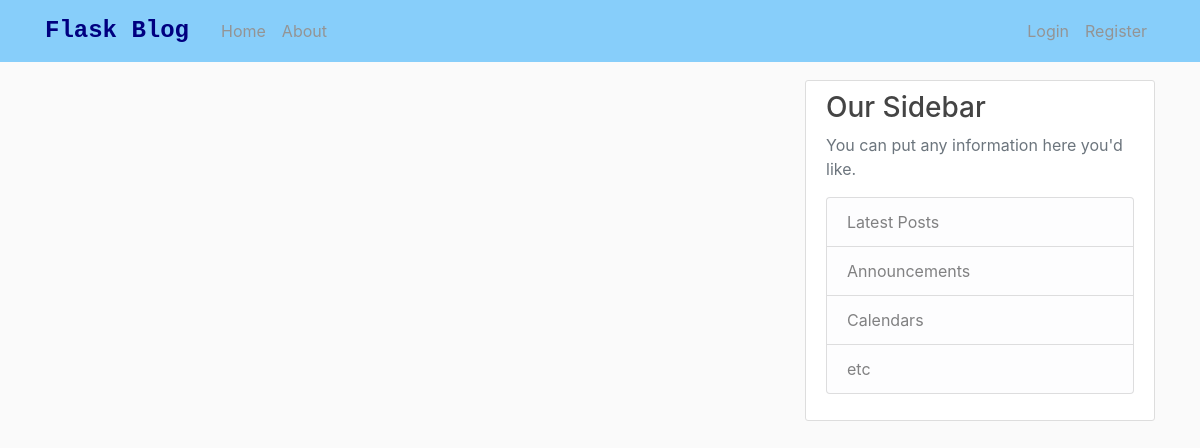
Page /home on the earlier database version.
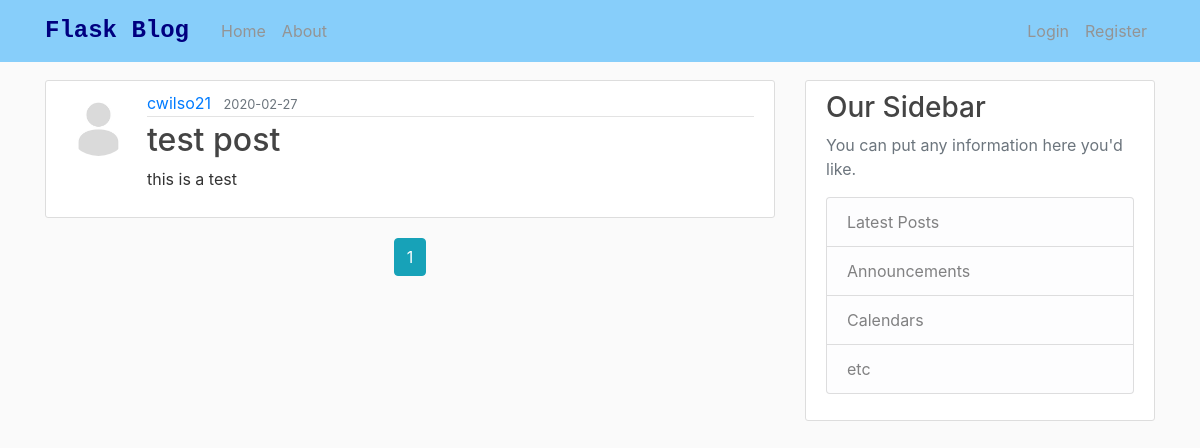
Same page on the later database version.
### FlaskBlog/models.py (models this page shows, shortened)
class Post(db.Model):
    id = db.Column(db.Integer, primary_key=True)
    title = db.Column(db.String(100), nullable=False)
    date_posted = db.Column(db.DateTime, nullable=False, default=datetime.utcnow)
    content = db.Column(db.Text, nullable=False)
    user_id = db.Column(db.Integer, db.ForeignKey('user.id'), nullable=False)

class User(db.Model, UserMixin):  #UserMixin is req'd according to flask-login docs
    id = db.Column(db.Integer, primary_key=True)
    username = db.Column(db.String(20), unique=True, nullable=False)
    email = db.Column(db.String(120), unique=True, nullable=False)
    image_file = db.Column(db.String(20), nullable=False, default='default.jpg')
    password = db.Column(db.String(60), nullable=False)
    posts = db.relationship('Post', backref='author', lazy=True)

### FlaskBlog/routes.py (the view)
@app.route("/")
@app.route("/home")
def home():
    page = request.args.get('page', 1, type=int)
    posts = Post.query.order_by(Post.date_posted.desc()).paginate(page=page, per_page=5)
    return render_template('home.html', posts=posts, title="Home")

### FlaskBlog/templates/home.html
{% extends "layout.html" %}
{% block content %}
    {% for post in posts.items %}
        <article class="media content-section">
          <img class="rounded-circle article-img" src="{{ url_for('static', filename='profile_pics/' + post.author.image_file) }}">
          <div class="media-body">
            <div class="article-metadata">
              <a class="mr-2" href="#">{{ post.author.username }}</a>
              <small class="text-muted">{{ post.date_posted.strftime('%Y-%m-%d') }}</small>
            </div>
            <h2><a class="article-title" href="{{ url_for('post', post_id=post.id) }}">{{ post.title }}</a></h2>
            <p class="article-content">{{ post.content }}</p>
          </div>
        </article>
    {% endfor %}
    <div class="text-center  mt-2 mb-2">
      {% for page_num in posts.iter_pages(left_edge=3, right_edge=2, left_current=2, right_current=3) %}
          {% if page_num %}
            {% if posts.page == page_num %}
              <a class="btn btn-info mb-4" href="{{ url_for('home', page=page_num) }}" id="Page_btns">{{ page_num }}</a>
            {% else %}
              <a class="btn btn-outline-info mb-4" href="{{ url_for('home', page=page_num) }}" id="Page_btns">{{ page_num }}</a>
            {% endif %}
          {% else %}
            ...
          {% endif %}
      {% endfor %}
    </div>
{% endblock content %}

### FlaskBlog/templates/layout.html (shortened to what this page needs)
<!DOCTYPE html>
<html>
<head>
    <link rel="stylesheet" href="https://stackpath.bootstrapcdn.com/bootstrap/4.4.1/css/bootstrap.min.css">
    <link rel="stylesheet" href="{{ url_for('static', filename='style.css')}}">
</head>
<body>
    <header class="site-header">
        <nav class="navbar navbar-expand-md navbar-dark bg-steel fixed-top">
          <div class="container">
            <a class="navbar-brand mr-4" href="/">Flask Blog</a>
            <div class="collapse navbar-collapse" id="navbarToggle">
              <div class="navbar-nav mr-auto">
                <a class="nav-item nav-link" href="/">Home</a>
                <a class="nav-item nav-link" href="/about">About</a>
              </div>
              <div class="navbar-nav">
                {% if current_user.is_authenticated %}
                <a class="nav-item nav-link" href="{{ url_for('new_post') }}">Create New Post</a>
                <a class="nav-item nav-link" href="{{ url_for('account') }}">{{ current_user.username }}</a>
                <a class="nav-item nav-link" href="{{ url_for('logout') }}">Logout</a>
                {% else %}
                  <a class="nav-item nav-link" href="/login">Login</a>
                  <a class="nav-item nav-link" href="/register">Register</a>
                {% endif %}
              </div>
            </div>
          </div>
        </nav>
      </header>
      <main role="main" class="container">
        <div class="row">
          <div class="col-md-8">
            {% block content %}{% endblock %}
          </div>
          <div class="col-md-4">
            <div class="content-section">
              <h3>Our Sidebar</h3>
              <p class='text-muted'>You can put any information here you'd like.
                <ul class="list-group">
                  <li class="list-group-item list-group-item-light">Latest Posts</li>
                  <li class="list-group-item list-group-item-light">Announcements</li>
                  <li class="list-group-item list-group-item-light">Calendars</li>
                  <li class="list-group-item list-group-item-light">etc</li>
                </ul>
              </p>
            </div>
          </div>
        </div>
      </main>
</body>
</html>

### FlaskBlog/static/style.css (style rules this page uses)
body { background: #fafafa; color: #333333; margin-top: 5rem; }
h1, h2, h3, h4, h5, h6 { color: #444444; }
.bg-steel { background-color: lightskyblue; }
.site-header .navbar-nav .nav-link { color: #949494; }
.content-section { background: #ffffff; padding: 10px 20px; border: 1px solid #dddddd; border-radius: 3px; margin-bottom: 20px; }
.article-title { color: #444444; }
.article-content { white-space: pre-line; }
.article-img { height: 65px; width: 65px; margin-right: 16px; }
.article-metadata { padding-bottom: 1px; margin-bottom: 4px; border-bottom: 1px solid #e3e3e3 }
body > header > nav > div > a.navbar-brand.mr-4 { font-weight: bolder; font-family: 'Courier New', Courier, monospace; font-size: 1.5em; color: navy; }

Differences in the rows shown:
added Post: image_file (placeholder picture), author.username "cwilso21", date_posted "2020-02-27", title "test post", content "this is a test"
Other differences:
new list line: "1"
